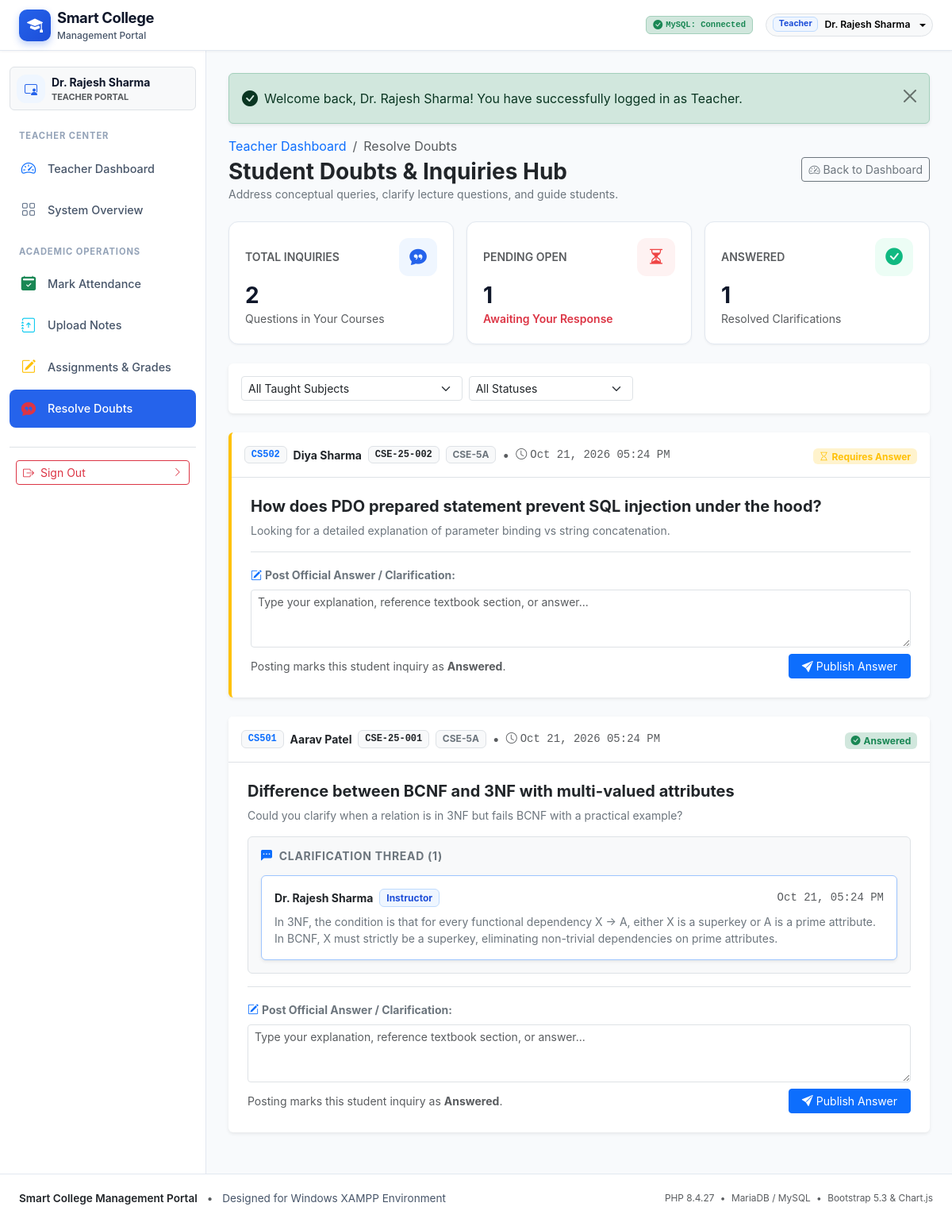
Screenshot of /modules/teacher/doubts.php (signed in) with the database file from the repository.
### tables this page shows
CREATE TABLE `doubt_responses` (
  `id` INT AUTO_INCREMENT PRIMARY KEY,
  `doubt_id` INT NOT NULL,
  `user_id` INT NOT NULL,
  `response_text` TEXT NOT NULL,
  `created_at` TIMESTAMP DEFAULT CURRENT_TIMESTAMP,
  CONSTRAINT `fk_dr_doubt` FOREIGN KEY (`doubt_id`)
    REFERENCES `doubts` (`id`) ON DELETE CASCADE ON UPDATE CASCADE,
  CONSTRAINT `fk_dr_user` FOREIGN KEY (`user_id`)
    REFERENCES `users` (`id`) ON DELETE CASCADE ON UPDATE CASCADE
);

CREATE TABLE `users` (
  `id` INT AUTO_INCREMENT PRIMARY KEY,
  `username` VARCHAR(50) NOT NULL UNIQUE,
  `email` VARCHAR(100) NOT NULL UNIQUE,
  `password_hash` VARCHAR(255) NOT NULL,
  `role` ENUM('admin', 'teacher', 'student') NOT NULL,
  `full_name` VARCHAR(100) NOT NULL,
  `status` ENUM('active', 'inactive', 'suspended') DEFAULT 'active',
  `created_at` TIMESTAMP DEFAULT CURRENT_TIMESTAMP,
  `updated_at` TIMESTAMP DEFAULT CURRENT_TIMESTAMP ON UPDATE CURRENT_TIMESTAMP,
  INDEX `idx_users_role` (`role`),
  INDEX `idx_users_status` (`status`)
);

CREATE TABLE `doubts` (
  `id` INT AUTO_INCREMENT PRIMARY KEY,
  `student_id` INT NOT NULL,
  `subject_id` INT NOT NULL,
  `title` VARCHAR(200) NOT NULL,
  `description` TEXT NOT NULL,
  `status` ENUM('open', 'answered', 'closed') DEFAULT 'open',
  `created_at` TIMESTAMP DEFAULT CURRENT_TIMESTAMP,
  CONSTRAINT `fk_doubts_student` FOREIGN KEY (`student_id`)
    REFERENCES `student_profiles` (`id`) ON DELETE CASCADE ON UPDATE CASCADE,
  CONSTRAINT `fk_doubts_subject` FOREIGN KEY (`subject_id`)
    REFERENCES `subjects` (`id`) ON DELETE CASCADE ON UPDATE CASCADE
);

CREATE TABLE `subjects` (
  `id` INT AUTO_INCREMENT PRIMARY KEY,
  `department_id` INT NOT NULL,
  `subject_name` VARCHAR(120) NOT NULL,
  `subject_code` VARCHAR(30) NOT NULL UNIQUE,
  `semester` INT NOT NULL,
  `created_at` TIMESTAMP DEFAULT CURRENT_TIMESTAMP,
  INDEX `idx_subjects_dept` (`department_id`),
  CONSTRAINT `fk_subjects_department` FOREIGN KEY (`department_id`)
    REFERENCES `departments` (`id`) ON DELETE CASCADE ON UPDATE CASCADE
);

CREATE TABLE `student_profiles` (
  `id` INT AUTO_INCREMENT PRIMARY KEY,
  `user_id` INT NOT NULL UNIQUE,
  `roll_number` VARCHAR(30) NOT NULL UNIQUE,
  `enrollment_number` VARCHAR(50) NOT NULL UNIQUE,
  `department_id` INT NOT NULL,
  `class_id` INT NOT NULL,
  `phone` VARCHAR(20) NULL,
  `gender` ENUM('Male', 'Female', 'Other') NULL,
  `dob` DATE NULL,
  `address` TEXT NULL,
  `guardian_name` VARCHAR(100) NULL,
  `guardian_phone` VARCHAR(20) NULL,
  `created_at` TIMESTAMP DEFAULT CURRENT_TIMESTAMP,
  INDEX `idx_students_class` (`class_id`),
  INDEX `idx_students_dept` (`department_id`),
  CONSTRAINT `fk_students_user` FOREIGN KEY (`user_id`)
    REFERENCES `users` (`id`) ON DELETE CASCADE ON UPDATE CASCADE,
  CONSTRAINT `fk_students_dept` FOREIGN KEY (`department_id`)
    REFERENCES `departments` (`id`) ON DELETE RESTRICT ON UPDATE CASCADE,
  CONSTRAINT `fk_students_class` FOREIGN KEY (`class_id`)
    REFERENCES `classes` (`id`) ON DELETE RESTRICT ON UPDATE CASCADE
);

CREATE TABLE `classes` (
  `id` INT AUTO_INCREMENT PRIMARY KEY,
  `department_id` INT NOT NULL,
  `class_name` VARCHAR(50) NOT NULL,
  `semester` INT NOT NULL,
  `academic_year` VARCHAR(20) NOT NULL,
  `created_at` TIMESTAMP DEFAULT CURRENT_TIMESTAMP,
  INDEX `idx_classes_dept` (`department_id`),
  CONSTRAINT `fk_classes_department` FOREIGN KEY (`department_id`)
    REFERENCES `departments` (`id`) ON DELETE CASCADE ON UPDATE CASCADE
);

### modules/teacher/doubts.php (the view, shortened to what the rows shown need)
<?php
require_once __DIR__ . '/../../config/database.php';
require_once __DIR__ . '/../../includes/auth.php';
$currentUser = getCurrentUser();
$assignedCourses = [];
$doubtsList      = [];
$stats = [
    'total'    => 0,
    'open'     => 0,
    'answered' => 0
];
if ($pdo instanceof PDO) {
    try {
        $stmtProf = $pdo->prepare("SELECT id, department_id, employee_id FROM `teacher_profiles` WHERE `user_id` = :uid LIMIT 1");
        $stmtProf->execute([':uid' => $currentUser['id']]);
        $teacherProfile = $stmtProf->fetch();
        $teacherId = $teacherProfile['id'] ?? 0;
        if ($teacherId > 0) {
            $stmtAssign = $pdo->prepare("
                SELECT DISTINCT s.id as subject_id, s.subject_name, s.subject_code
                FROM `teacher_assignments` ta
                JOIN `subjects` s ON ta.subject_id = s.id
                WHERE ta.teacher_id = :tid
                ORDER BY s.subject_name ASC
            ");
            $stmtAssign->execute([':tid' => $teacherId]);
            $assignedCourses = $stmtAssign->fetchAll();
        }
        $subjectIds = array_column($assignedCourses, 'subject_id');
        if (!empty($subjectIds)) {
            $subjInClause = implode(',', array_map('intval', $subjectIds));
            $query = "
                SELECT d.*, s.subject_name, s.subject_code,
                       sp.roll_number, u.full_name as student_name, c.class_name
                FROM `doubts` d
                JOIN `subjects` s ON d.subject_id = s.id
                JOIN `student_profiles` sp ON d.student_id = sp.id
                JOIN `users` u ON sp.user_id = u.id
                JOIN `classes` c ON sp.class_id = c.id
                WHERE d.subject_id IN ($subjInClause)
            ";
            $params = [];
            $query .= " ORDER BY (d.status = 'open') DESC, d.created_at DESC";
            $stmtDoubts = $pdo->prepare($query);
            $stmtDoubts->execute($params);
            $doubtsList = $stmtDoubts->fetchAll();
            $stats['total'] = count($doubtsList);
            $doubtIds = array_column($doubtsList, 'id');
            $responsesByDoubt = [];
            if (!empty($doubtIds)) {
                $inClause = implode(',', array_map('intval', $doubtIds));
                $stmtResps = $pdo->query("
                    SELECT dr.*, u.full_name, u.role
                    FROM `doubt_responses` dr
                    JOIN `users` u ON dr.user_id = u.id
                    WHERE dr.doubt_id IN ($inClause)
                    ORDER BY dr.created_at ASC
                ");
                while ($r = $stmtResps->fetch()) {
                    $responsesByDoubt[$r['doubt_id']][] = $r;
                }
            }
        }
    } catch (PDOException $e) {
        if (isset($pdo) && $pdo->inTransaction()) {
            $pdo->rollBack();
        }
        error_log("Teacher Doubts Error: " . $e->getMessage());
    }
}
require_once __DIR__ . '/../../includes/header.php';
require_once __DIR__ . '/../../includes/sidebar.php';
?>
<main class="portal-main-content">
    <div class="d-flex flex-column flex-md-row justify-content-between align-items-md-center gap-3 mb-4">
        <div>
            <h2 class="h3 fw-bold text-dark mb-0">Student Doubts & Inquiries Hub</h2>
        </div>
    </div>
    <div class="row g-3 mb-4">
        <div class="col-md-4">
            <div class="card-stat">
                <div class="d-flex align-items-center justify-content-between mb-2">
                    <span class="text-muted small fw-semibold text-uppercase">Total Inquiries</span>
                    <div class="stat-icon-wrapper stat-icon-blue">
                    </div>
                </div>
                <div class="h3 fw-bold mb-0"><?= $stats['total'] ?></div>
                <small class="text-muted">Questions in Your Courses</small>
            </div>
        </div>
    </div>
    <div class="d-flex flex-column gap-4 mb-4">
        <?php if (!empty($doubtsList)): ?>
            <?php foreach ($doubtsList as $doubt): ?>
                <?php
                    $resps = $responsesByDoubt[$doubt['id']] ?? [];
                    $isOpen = ($doubt['status'] === 'open');
                ?>
                <div class="card border-0 shadow-sm <?= $isOpen ? 'border-start border-4 border-warning' : '' ?>" id="doubt-<?= $doubt['id'] ?>">
                    <div class="card-header bg-white py-3 border-bottom d-flex flex-column flex-md-row justify-content-between align-items-md-center gap-2">
                        <div class="d-flex align-items-center gap-2 flex-wrap">
                            <span class="badge bg-light text-primary border font-monospace">
                                <?= htmlspecialchars($doubt['subject_code']) ?>
                            </span>
                            <span class="fw-bold text-dark small"><?= htmlspecialchars($doubt['student_name']) ?></span>
                            <span class="badge bg-light text-dark border font-monospace small"><?= htmlspecialchars($doubt['roll_number']) ?></span>
                            <span class="badge bg-light text-secondary border small"><?= htmlspecialchars($doubt['class_name']) ?></span>
                            <span class="text-muted">&bull;</span>
                            <span class="small text-muted font-monospace"><i class="bi bi-clock me-1"></i><?= date('M d, Y h:i A', strtotime($doubt['created_at'])) ?></span>
                        </div>
                        <div>
                            <?php if ($doubt['status'] === 'open'): ?>
                                <span class="badge bg-warning-subtle text-warning"><i class="bi bi-hourglass me-1"></i>Requires Answer</span>
                            <?php elseif ($doubt['status'] === 'answered'): ?>
                                <span class="badge bg-success-subtle text-success"><i class="bi bi-check-circle-fill me-1"></i>Answered</span>
                            <?php else: ?>
                                <span class="badge bg-secondary-subtle text-secondary">Closed</span>
                            <?php endif; ?>
                        </div>
                    </div>
                    <div class="card-body p-4">
                        <h5 class="fw-bold text-dark mb-2"><?= htmlspecialchars($doubt['title']) ?></h5>
                        <p class="text-secondary small mb-3"><?= nl2br(htmlspecialchars($doubt['description'])) ?></p>
                        <?php if (!empty($resps)): ?>
                            <div class="p-3 bg-light rounded mt-3 border">
                                <h6 class="small fw-bold text-secondary text-uppercase mb-3" style="letter-spacing: 0.05em;">
                                    <i class="bi bi-chat-left-dots-fill text-primary me-2"></i>Clarification Thread (<?= count($resps) ?>)
                                </h6>
                                <div class="d-flex flex-column gap-3">
                                    <?php foreach ($resps as $r): ?>
                                        <div class="p-3 bg-white rounded border shadow-sm <?= ($r['role'] === 'teacher') ? 'border-primary-subtle' : '' ?>">
                                            <div class="d-flex justify-content-between align-items-center mb-2">
                                                <div class="d-flex align-items-center gap-2">
                                                    <span class="fw-bold small text-dark"><?= htmlspecialchars($r['full_name']) ?></span>
                                                    <?php if ($r['role'] === 'teacher'): ?>
                                                        <span class="badge badge-role-teacher small">Instructor</span>
                                                    <?php else: ?>
                                                        <span class="badge badge-role-student small">Student</span>
                                                    <?php endif; ?>
                                                </div>
                                                <span class="small text-muted font-monospace"><?= date('M d, h:i A', strtotime($r['created_at'])) ?></span>
                                            </div>
                                            <div class="small text-secondary"><?= nl2br(htmlspecialchars($r['response_text'])) ?></div>
                                        </div>
                                    <?php endforeach; ?>
                                </div>
                            </div>
                        <?php endif; ?>
                        <div class="mt-3 pt-3 border-top">
                            <form method="POST" action="doubts.php">
                                <label class="form-label small fw-bold text-secondary mb-2">
                                    <i class="bi bi-pencil-square text-primary me-1"></i>Post Official Answer / Clarification:
                                </label>
                                <textarea class="form-control form-control-sm mb-2"
                                          name="response_text"
                                          rows="3"
                                          placeholder="Type your explanation, reference textbook section, or answer..."
                                          required></textarea>
                                <div class="d-flex justify-content-between align-items-center">
                                    <small class="text-muted">Posting marks this student inquiry as <strong>Answered</strong>.</small>
                                    <button type="submit" class="btn btn-primary btn-sm px-3">
                                        <i class="bi bi-send-fill me-1"></i>Publish Answer
                                    </button>
                                </div>
                            </form>
                        </div>
                    </div>
                </div>
            <?php endforeach; ?>
        <?php endif; ?>
    </div>
</main>
<?php require_once __DIR__ . '/../../includes/footer.php'; ?>

### includes/header.php (shortened to what the rows shown need)
<?php
$currentUser = function_exists('getCurrentUser') ? getCurrentUser() : null;
$baseUrl = function_exists('getBaseUrl') ? getBaseUrl() : '/smart-clg-portal/';
?>
<!DOCTYPE html>
<html lang="en">
<head>
    <link href="https://cdn.jsdelivr.net/npm/bootstrap@5.3.3/dist/css/bootstrap.min.css" rel="stylesheet">
    <link rel="stylesheet" href="https://cdn.jsdelivr.net/npm/bootstrap-icons@1.11.3/font/bootstrap-icons.min.css">
    <link rel="stylesheet" href="<?= $baseUrl ?>assets/css/style.css">
</head>
<body>
    <nav class="navbar navbar-expand-lg portal-navbar sticky-top">
        <div class="container-fluid px-3 px-lg-4">
            <div class="d-flex align-items-center gap-2 gap-md-3">
                <?php if ($currentUser): ?>
                    <div class="dropdown">
                        <button class="btn btn-light border btn-sm dropdown-toggle d-flex align-items-center gap-2 px-2 py-1 rounded-pill" type="button" data-bs-toggle="dropdown" aria-expanded="false">
                            <span class="badge <?= match($currentUser['role']) { 'admin' => 'badge-role-admin', 'teacher' => 'badge-role-teacher', default => 'badge-role-student' } ?>">
                                <?= ucfirst($currentUser['role']) ?>
                            </span>
                            <span class="fw-semibold small d-none d-sm-inline"><?= htmlspecialchars($currentUser['full_name']) ?></span>
                        </button>
                    </div>
                <?php else: ?>
                    <a href="<?= $baseUrl ?>login.php" class="btn btn-primary btn-sm rounded-pill px-3 shadow-sm">
                        <i class="bi bi-box-arrow-in-right me-1"></i>Sign In
                    </a>
                <?php endif; ?>
            </div>
        </div>
    </nav>
    <div class="portal-wrapper">

### includes/sidebar.php (shortened to what the rows shown need)
<?php
$currentUser = function_exists('getCurrentUser') ? getCurrentUser() : null;
?>
<aside class="portal-sidebar" id="portalSidebar">
    <?php if ($currentUser): ?>
        <div class="p-2 mb-3 rounded bg-light border d-flex align-items-center gap-2">
            <div class="stat-icon-wrapper <?= match($currentUser['role']) { 'admin' => 'stat-icon-rose', 'teacher' => 'stat-icon-blue', default => 'stat-icon-green' } ?>" style="width: 36px; height: 36px; font-size: 1rem;">
                <i class="bi <?= match($currentUser['role']) { 'admin' => 'bi-shield-lock-fill', 'teacher' => 'bi-person-video3', default => 'bi-backpack-fill' } ?>"></i>
            </div>
            <div class="overflow-hidden">
                <div class="fw-bold small text-truncate"><?= htmlspecialchars($currentUser['full_name']) ?></div>
                <div class="text-muted text-uppercase" style="font-size: 0.68rem; font-weight: 700;">
                    <?= htmlspecialchars($currentUser['role']) ?> Portal
                </div>
            </div>
        </div>
    <?php endif; ?>
</aside>

### rows the page displays
doubt_responses: user.role "Teacher", user.full_name "Dr. Rajesh Sharma", user.role "TEACHER", user "2", created_at "Oct 21, 05:24 PM", response_text "In 3NF, the condition is that for every functional dependency X -> A, either X is a superkey or A is a prime attribute. In BCNF, X must strictly be a superkey, eliminating non-trivial dependencies on prime attributes."
doubts: subject.subject_code "CS502", users.full_name "Diya Sharma", student.roll_number "CSE-25-002", classes.class_name "CSE-5A", created_at "Oct 21, 2026 05:24 PM", status "open" (drawn), title "How does PDO prepared statement prevent SQL injection under the hood?", description "Looking for a detailed explanation of parameter binding vs string concatenation."
doubts: subject.subject_code "CS501", users.full_name "Aarav Patel", student.roll_number "CSE-25-001", classes.class_name "CSE-5A", created_at "Oct 21, 2026 05:24 PM", status "answered" (drawn), title "Difference between BCNF and 3NF with multi-valued attributes", description "Could you clarify when a relation is in 3NF but fails BCNF with a practical example?", id "1"

### other values shown
$flash['message'] "Welcome back, Dr. Rajesh Sharma! You have successfully logged in as Teacher."
$stats['open'] "1"
$stats['answered'] "1"
PHP_VERSION "8.4.27"
